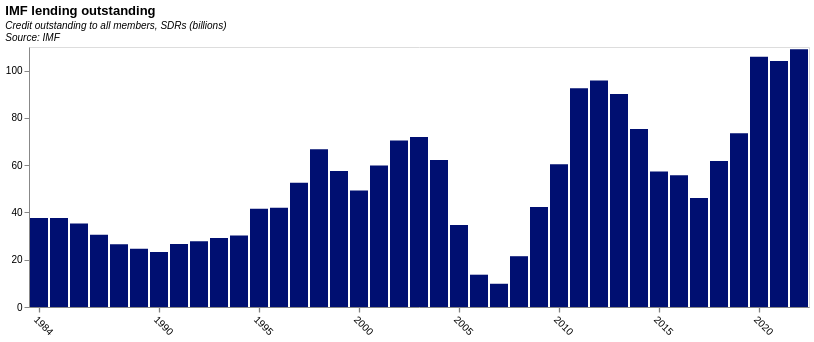

Specify this chart in Vega-Lite:
### Vega-Lite specification from a JSON file in a GitHub repository (floating-point values rounded to 4 significant figures)
{"$schema": "https://vega.github.io/schema/vega-lite/v5.json", "title": {"text": "IMF lending outstanding", "subtitle": ["Credit outstanding to all members, SDRs (billions)", "Source: IMF"], "subtitleFontStyle": "italic", "subtitleFontSize": 10, "anchor": "start", "color": "black"}, "data": {"values": [{"Date": "08/31/2022", "GRA Purchases": "93769635059", "PRGT 1/2/": "15254184552", "Totals": "1.09024E+11", "Year": "2022", "": "31/2022", "Day": "31", "Total_billion": "109.02", "World_GDP": "9.84065E+13", "Debt-GDP": "0.11"}, {"Date": "12/31/2021", "GRA Purchases": "89474552025", "PRGT 1/2/": "14554823681", "Totals": "1.04029E+11", "Year": "2021", "": "31/2021", "Day": "31", "Total_billion": "104.03", "World_GDP": "9.61001E+13", "Debt-GDP": "0.11"}, {"Date": "12/31/2020", "GRA Purchases": "93408630285", "PRGT 1/2/": "12481816684", "Totals": "1.0589E+11", "Year": "2020", "": "31/2020", "Day": "31", "Total_billion": "105.89", "World_GDP": "8.49068E+13", "Debt-GDP": "0.12"}, {"Date": "12/31/2019", "GRA Purchases": "66945509865", "PRGT 1/2/": "6590835450", "Totals": "73536345315", "Year": "2019", "": "31/2019", "Day": "31", "Total_billion": "73.54", "World_GDP": "8.76529E+13", "Debt-GDP": "0.08"}, {"Date": "12/31/2018", "GRA Purchases": "55395611392", "PRGT 1/2/": "6426181029", "Totals": "61821792421", "Year": "2018", "": "31/2018", "Day": "31", "Total_billion": "61.82", "World_GDP": "8.6413E+13", "Debt-GDP": "0.07"}, {"Date": "12/31/2017", "GRA Purchases": "39585385873", "PRGT 1/2/": "6522280669", "Totals": "46107666542", "Year": "2017", "": "31/2017", "Day": "31", "Total_billion": "46.11", "World_GDP": "8.1404E+13", "Debt-GDP": "0.06"}, {"Date": "12/31/2016", "GRA Purchases": "49267630851", "PRGT 1/2/": "6482647937", "Totals": "55750278788", "Year": "2016", "": "31/2016", "Day": "31", "Total_billion": "55.75", "World_GDP": "7.64656E+13", "Debt-GDP": "0.07"}, {"Date": "12/31/2015", "GRA Purchases": "50757840741", "PRGT 1/2/": "6575911158", "Totals": "57333751899", "Year": "2015", "": "31/2015", "Day": "31", "Total_billion": "57.33", "World_GDP": "7.51793E+13", "Debt-GDP": "0.08"}, {"Date": "12/31/2014", "GRA Purchases": "69041563463", "PRGT 1/2/": "6292755583", "Totals": "75334319046", "Year": "2014", "": "31/2014", "Day": "31", "Total_billion": "75.33", "World_GDP": "7.97088E+13", "Debt-GDP": "0.09"}, {"Date": "12/31/2013", "GRA Purchases": "83899249061", "PRGT 1/2/": "6174392682", "Totals": "90073641743", "Year": "2013", "": "31/2013", "Day": "31", "Total_billion": "90.07", "World_GDP": "7.76072E+13", "Debt-GDP": "0.12"}, {"Date": "12/31/2012", "GRA Purchases": "90042348252", "PRGT 1/2/": "5766292503", "Totals": "95808640755", "Year": "2012", "": "31/2012", "Day": "31", "Total_billion": "95.81", "World_GDP": "7.54881E+13", "Debt-GDP": "0.13"}, {"Date": "12/31/2011", "GRA Purchases": "87276915790", "PRGT 1/2/": "5308609594", "Totals": "92585525384", "Year": "2011", "": "31/2011", "Day": "31", "Total_billion": "92.59", "World_GDP": "7.38538E+13", "Debt-GDP": "0.13"}, {"Date": "12/31/2010", "GRA Purchases": "55620104510", "PRGT 1/2/": "4819344134", "Totals": "60439448644", "Year": "2010", "": "31/2010", "Day": "31", "Total_billion": "60.44", "World_GDP": "6.65961E+13", "Debt-GDP": "0.09"}, {"Date": "12/31/2009", "GRA Purchases": "37221142436", "PRGT 1/2/": "5079705286", "Totals": "42300847722", "Year": "2009", "": "31/2009", "Day": "31", "Total_billion": "42.3", "World_GDP": "6.08091E+13", "Debt-GDP": "0.07"}, {"Date": "12/31/2008", "GRA Purchases": "17514964723", "PRGT 1/2/": "3972372030", "Totals": "21487336753", "Year": "2008", "": "31/2008", "Day": "31", "Total_billion": "21.49", "World_GDP": "6.41237E+13", "Debt-GDP": "0.03"}, {"Date": "12/31/2007", "GRA Purchases": "6036146757", "PRGT 1/2/": "3796945581", "Totals": "9833092338", "Year": "2007", "": "31/2007", "Day": "31", "Total_billion": "9.83", "World_GDP": "5.8355E+13", "Debt-GDP": "0.02"}, {"Date": "12/31/2006", "GRA Purchases": "9822640239", "PRGT 1/2/": "3844020520", "Totals": "13666660759", "Year": "2006", "": "31/2006", "Day": "31", "Total_billion": "13.67", "World_GDP": "5.17798E+13", "Debt-GDP": "0.03"}, {"Date": "12/31/2005", "GRA Purchases": "28432143237", "PRGT 1/2/": "6282121668", "Totals": "34714264905", "Year": "2005", "": "31/2005", "Day": "31", "Total_billion": "34.71", "World_GDP": "4.77797E+13", "Debt-GDP": "0.07"}, {"Date": "12/31/2004", "GRA Purchases": "55373766674", "PRGT 1/2/": "6766029353", "Totals": "62139796027", "Year": "2004", "": "31/2004", "Day": "31", "Total_billion": "62.14", "World_GDP": "4.41176E+13", "Debt-GDP": "0.14"}, {"Date": "12/31/2003", "GRA Purchases": "65032062712", "PRGT 1/2/": "6880893268", "Totals": "71912955980", "Year": "2003", "": "31/2003", "Day": "31", "Total_billion": "71.91", "World_GDP": "3.9147E+13", "Debt-GDP": "0.18"}, {"Date": "12/31/2002", "GRA Purchases": "63601058794", "PRGT 1/2/": "6868671012", "Totals": "70469729806", "Year": "2002", "": "31/2002", "Day": "31", "Total_billion": "70.47", "World_GDP": "3.49114E+13", "Debt-GDP": "0.20"}, {"Date": "12/31/2001", "GRA Purchases": "53477225409", "PRGT 1/2/": "6424578684", "Totals": "59901804093", "Year": "2001", "": "31/2001", "Day": "31", "Total_billion": "59.9", "World_GDP": "3.36154E+13", "Debt-GDP": "0.18"}, {"Date": "12/31/2000", "GRA Purchases": "42990531049", "PRGT 1/2/": "6331595468", "Totals": "49322126517", "Year": "2000", "": "31/2000", "Day": "31", "Total_billion": "49.32", "World_GDP": "3.38309E+13", "Debt-GDP": "0.15"}, {"Date": "12/31/1999", "GRA Purchases": "51061861875", "PRGT 1/2/": "6434274362", "Totals": "57496136237", "Year": "1999", "": "31/1999", "Day": "31", "Total_billion": "57.5", "World_GDP": "3.27374E+13", "Debt-GDP": "0.18"}, {"Date": "12/31/1998", "GRA Purchases": "60451017051", "PRGT 1/2/": "6288825925", "Totals": "66739842976", "Year": "1998", "": "31/1998", "Day": "31", "Total_billion": "66.74", "World_GDP": "3.154E+13", "Debt-GDP": "0.21"}, {"Date": "12/31/1997", "GRA Purchases": "46559033783", "PRGT 1/2/": "6009867422", "Totals": "52568901205", "Year": "1997", "": "31/1997", "Day": "31", "Total_billion": "52.57", "World_GDP": "3.16204E+13", "Debt-GDP": "0.17"}, {"Date": "12/31/1996", "GRA Purchases": "36127472805", "PRGT 1/2/": "5881609752", "Totals": "42009082557", "Year": "1996", "": "31/1996", "Day": "31", "Total_billion": "42.01", "World_GDP": "3.17367E+13", "Debt-GDP": "0.13"}, {"Date": "12/31/1995", "GRA Purchases": "35929173412", "PRGT 1/2/": "5657438528", "Totals": "41586611940", "Year": "1995", "": "31/1995", "Day": "31", "Total_billion": "41.59", "World_GDP": "3.10436E+13", "Debt-GDP": "0.13"}, {"Date": "12/31/1994", "GRA Purchases": "25611676952", "PRGT 1/2/": "4599768498", "Totals": "30211445450", "Year": "1994", "": "31/1994", "Day": "31", "Total_billion": "30.21", "World_GDP": "2.78723E+13", "Debt-GDP": "0.11"}, {"Date": "12/31/1993", "GRA Purchases": "25196745031", "PRGT 1/2/": "3942792899", "Totals": "29139537930", "Year": "1993", "": "31/1993", "Day": "31", "Total_billion": "29.14", "World_GDP": "2.5822E+13", "Debt-GDP": "0.11"}, {"Date": "12/31/1992", "GRA Purchases": "23967172718", "PRGT 1/2/": "3804463796", "Totals": "27771636514", "Year": "1992", "": "31/1992", "Day": "31", "Total_billion": "27.77", "World_GDP": "2.54061E+13", "Debt-GDP": "0.11"}, {"Date": "12/31/1991", "GRA Purchases": "23378573926", "PRGT 1/2/": "3285717796", "Totals": "26664291722", "Year": "1991", "": "31/1991", "Day": "31", "Total_billion": "26.66", "World_GDP": "2.37596E+13", "Debt-GDP": "0.11"}, {"Date": "12/31/1990", "GRA Purchases": "20731851093", "PRGT 1/2/": "2571911617", "Totals": "23303762710", "Year": "1990", "": "31/1990", "Day": "31", "Total_billion": "23.3", "World_GDP": "2.278E+13", "Debt-GDP": "0.10"}, {"Date": "12/31/1989", "GRA Purchases": "22315104224", "PRGT 1/2/": "2334886562", "Totals": "24649990786", "Year": "1989", "": "31/1989", "Day": "31", "Total_billion": "24.65", "World_GDP": "2.0194E+13", "Debt-GDP": "0.12"}, {"Date": "12/31/1988", "GRA Purchases": "24750004884", "PRGT 1/2/": "1773964293", "Totals": "26523969177", "Year": "1988", "": "31/1988", "Day": "31", "Total_billion": "26.52", "World_GDP": "1.9338E+13", "Debt-GDP": "0.14"}, {"Date": "12/31/1987", "GRA Purchases": "28751979125", "PRGT 1/2/": "1866342930", "Totals": "30618322055", "Year": "1987", "": "31/1987", "Day": "31", "Total_billion": "30.62", "World_GDP": "1.73072E+13", "Debt-GDP": "0.18"}, {"Date": "12/31/1986", "GRA Purchases": "33334905644", "PRGT 1/2/": "2013169931", "Totals": "35348075575", "Year": "1986", "": "31/1986", "Day": "31", "Total_billion": "35.35", "World_GDP": "1.52053E+13", "Debt-GDP": "0.23"}, {"Date": "12/31/1985", "GRA Purchases": "35194787249", "PRGT 1/2/": "2470247948", "Totals": "37665035197", "Year": "1985", "": "31/1985", "Day": "31", "Total_billion": "37.67", "World_GDP": "1.28601E+13", "Debt-GDP": "0.29"}, {"Date": "12/31/1984", "GRA Purchases": "34936772393", "PRGT 1/2/": "2769874900", "Totals": "37706647293", "Year": "1984", "": "31/1984", "Day": "31", "Total_billion": "37.71", "World_GDP": "1.22698E+13", "Debt-GDP": "0.31"}]}, "transform": [{"calculate": "datum.Totals/1000000000", "as": "billions"}], "height": 260, "width": "container", "mark": {"type": "bar", "color": "#000f71"}, "encoding": {"x": {"field": "Year", "type": "ordinal", "axis": {"title": null, "labelAngle": 45, "ticks": true, "tickWidth": 1.3, "tickColor": "grey", "values": ["1984", "1990", "1995", "2000", "2005", "2010", "2015", "2020"]}}, "y": {"field": "billions", "type": "quantitative", "title": null, "axis": {"grid": false}}, "tooltip": {"field": "billions", "type": "quantitative", "format": "1.0f"}}}
